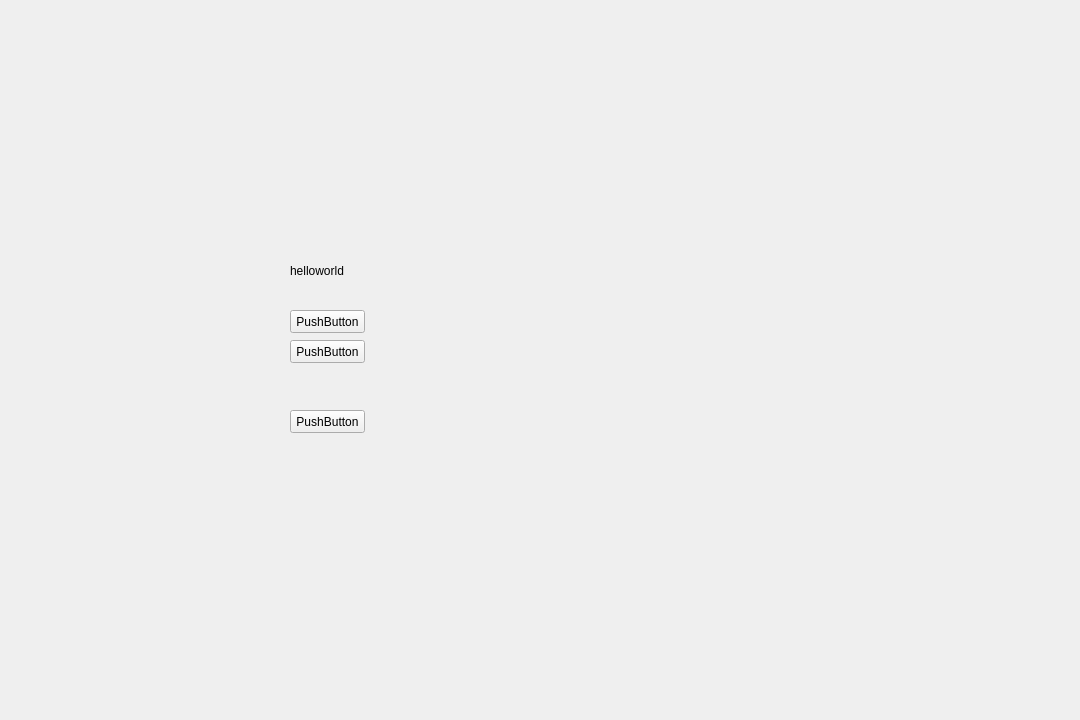
<?xml version="1.0" encoding="UTF-8"?>
<ui version="4.0">
 <class>helloworld</class>
 <widget class="QWidget" name="helloworld">
  <property name="geometry">
   <rect>
    <x>0</x>
    <y>0</y>
    <width>1080</width>
    <height>720</height>
   </rect>
  </property>
  <property name="windowTitle">
   <string>helloworld</string>
  </property>
  <widget class="QLabel" name="label">
   <property name="geometry">
    <rect>
     <x>290</x>
     <y>240</y>
     <width>311</width>
     <height>61</height>
    </rect>
   </property>
   <property name="text">
    <string>helloworld</string>
   </property>
  </widget>
  <widget class="QPushButton" name="pushButton">
   <property name="geometry">
    <rect>
     <x>290</x>
     <y>410</y>
     <width>75</width>
     <height>23</height>
    </rect>
   </property>
   <property name="text">
    <string>PushButton</string>
   </property>
  </widget>
  <widget class="QPushButton" name="pushButton_2">
   <property name="geometry">
    <rect>
     <x>290</x>
     <y>340</y>
     <width>75</width>
     <height>23</height>
    </rect>
   </property>
   <property name="text">
    <string>PushButton</string>
   </property>
  </widget>
  <widget class="QPushButton" name="pushButton_3">
   <property name="geometry">
    <rect>
     <x>290</x>
     <y>310</y>
     <width>75</width>
     <height>23</height>
    </rect>
   </property>
   <property name="text">
    <string>PushButton</string>
   </property>
  </widget>
 </widget>
 <resources/>
 <connections>
  <connection>
   <sender>pushButton</sender>
   <signal>released()</signal>
   <receiver>helloworld</receiver>
   <slot>close()</slot>
   <hints>
    <hint type="sourcelabel">
     <x>327</x>
     <y>421</y>
    </hint>
    <hint type="destinationlabel">
     <x>539</x>
     <y>359</y>
    </hint>
   </hints>
  </connection>
  <connection>
   <sender>pushButton_2</sender>
   <signal>clicked()</signal>
   <receiver>label</receiver>
   <slot>hide()</slot>
   <hints>
    <hint type="sourcelabel">
     <x>327</x>
     <y>351</y>
    </hint>
    <hint type="destinationlabel">
     <x>445</x>
     <y>270</y>
    </hint>
   </hints>
  </connection>
  <connection>
   <sender>pushButton_3</sender>
   <signal>clicked()</signal>
   <receiver>label</receiver>
   <slot>show()</slot>
   <hints>
    <hint type="sourcelabel">
     <x>327</x>
     <y>321</y>
    </hint>
    <hint type="destinationlabel">
     <x>445</x>
     <y>270</y>
    </hint>
   </hints>
  </connection>
 </connections>
</ui>
